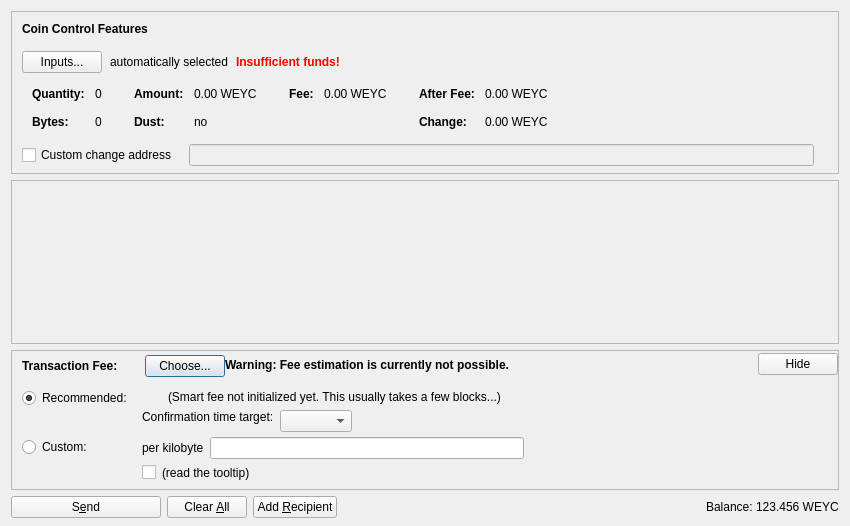
<?xml version="1.0" encoding="UTF-8"?>
<ui version="4.0">
 <class>SendCoinsDialog</class>
 <widget class="QDialog" name="SendCoinsDialog">
  <property name="geometry">
   <rect>
    <x>0</x>
    <y>0</y>
    <width>850</width>
    <height>526</height>
   </rect>
  </property>
  <property name="windowTitle">
   <string>Send Coins</string>
  </property>
  <layout class="QVBoxLayout" name="verticalLayout" stretch="0,1,0,0">
   <property name="bottomMargin">
    <number>8</number>
   </property>
   <item>
    <widget class="QFrame" name="frameCoinControl">
     <property name="sizePolicy">
      <sizepolicy hsizetype="Expanding" vsizetype="Expanding">
       <horstretch>0</horstretch>
       <verstretch>0</verstretch>
      </sizepolicy>
     </property>
     <property name="maximumSize">
      <size>
       <width>16777215</width>
       <height>16777215</height>
      </size>
     </property>
     <property name="frameShape">
      <enum>QFrame::StyledPanel</enum>
     </property>
     <property name="frameShadow">
      <enum>QFrame::Sunken</enum>
     </property>
     <layout class="QVBoxLayout" name="verticalLayoutCoinControl2">
      <property name="spacing">
       <number>0</number>
      </property>
      <property name="leftMargin">
       <number>0</number>
      </property>
      <property name="topMargin">
       <number>0</number>
      </property>
      <property name="rightMargin">
       <number>0</number>
      </property>
      <property name="bottomMargin">
       <number>6</number>
      </property>
      <item>
       <layout class="QVBoxLayout" name="verticalLayoutCoinControl" stretch="0,0,0,0,1">
        <property name="spacing">
         <number>0</number>
        </property>
        <property name="leftMargin">
         <number>10</number>
        </property>
        <property name="topMargin">
         <number>10</number>
        </property>
        <item>
         <layout class="QHBoxLayout" name="horizontalLayoutCoinControl1">
          <property name="bottomMargin">
           <number>15</number>
          </property>
          <item>
           <widget class="QLabel" name="labelCoinControlFeatures">
            <property name="sizePolicy">
             <sizepolicy hsizetype="Preferred" vsizetype="Maximum">
              <horstretch>0</horstretch>
              <verstretch>0</verstretch>
             </sizepolicy>
            </property>
            <property name="font">
             <font>
              <weight>75</weight>
              <bold>true</bold>
             </font>
            </property>
            <property name="styleSheet">
             <string notr="true">font-weight:bold;</string>
            </property>
            <property name="text">
             <string>Coin Control Features</string>
            </property>
           </widget>
          </item>
         </layout>
        </item>
        <item>
         <layout class="QHBoxLayout" name="horizontalLayoutCoinControl2" stretch="0,0,0,0">
          <property name="spacing">
           <number>8</number>
          </property>
          <property name="bottomMargin">
           <number>10</number>
          </property>
          <item>
           <widget class="QPushButton" name="pushButtonCoinControl">
            <property name="styleSheet">
             <string notr="true"/>
            </property>
            <property name="text">
             <string>Inputs...</string>
            </property>
            <property name="autoDefault">
             <bool>false</bool>
            </property>
           </widget>
          </item>
          <item>
           <widget class="QLabel" name="labelCoinControlAutomaticallySelected">
            <property name="text">
             <string>automatically selected</string>
            </property>
            <property name="margin">
             <number>5</number>
            </property>
           </widget>
          </item>
          <item>
           <widget class="QLabel" name="labelCoinControlInsuffFunds">
            <property name="font">
             <font>
              <weight>75</weight>
              <bold>true</bold>
             </font>
            </property>
            <property name="styleSheet">
             <string notr="true">color:red;font-weight:bold;</string>
            </property>
            <property name="text">
             <string>Insufficient funds!</string>
            </property>
            <property name="margin">
             <number>5</number>
            </property>
           </widget>
          </item>
          <item>
           <spacer name="horizontalSpacerCoinControl">
            <property name="orientation">
             <enum>Qt::Horizontal</enum>
            </property>
            <property name="sizeHint" stdset="0">
             <size>
              <width>40</width>
              <height>1</height>
             </size>
            </property>
           </spacer>
          </item>
         </layout>
        </item>
        <item>
         <widget class="QWidget" name="widgetCoinControl" native="true">
          <property name="sizePolicy">
           <sizepolicy hsizetype="Preferred" vsizetype="Preferred">
            <horstretch>0</horstretch>
            <verstretch>0</verstretch>
           </sizepolicy>
          </property>
          <property name="minimumSize">
           <size>
            <width>0</width>
            <height>0</height>
           </size>
          </property>
          <property name="styleSheet">
           <string notr="true"/>
          </property>
          <layout class="QHBoxLayout" name="horizontalLayoutCoinControl5">
           <property name="leftMargin">
            <number>0</number>
           </property>
           <property name="topMargin">
            <number>0</number>
           </property>
           <property name="rightMargin">
            <number>0</number>
           </property>
           <property name="bottomMargin">
            <number>0</number>
           </property>
           <item>
            <layout class="QHBoxLayout" name="horizontalLayoutCoinControl3" stretch="0,0,0,1">
             <property name="spacing">
              <number>20</number>
             </property>
             <property name="topMargin">
              <number>0</number>
             </property>
             <property name="bottomMargin">
              <number>10</number>
             </property>
             <item>
              <layout class="QFormLayout" name="formLayoutCoinControl1">
               <property name="horizontalSpacing">
                <number>10</number>
               </property>
               <property name="verticalSpacing">
                <number>14</number>
               </property>
               <property name="leftMargin">
                <number>10</number>
               </property>
               <property name="topMargin">
                <number>4</number>
               </property>
               <property name="rightMargin">
                <number>6</number>
               </property>
               <item row="0" column="0">
                <widget class="QLabel" name="labelCoinControlQuantityText">
                 <property name="font">
                  <font>
                   <weight>75</weight>
                   <bold>true</bold>
                  </font>
                 </property>
                 <property name="text">
                  <string>Quantity:</string>
                 </property>
                 <property name="margin">
                  <number>0</number>
                 </property>
                </widget>
               </item>
               <item row="0" column="1">
                <widget class="QLabel" name="labelCoinControlQuantity">
                 <property name="cursor">
                  <cursorShape>IBeamCursor</cursorShape>
                 </property>
                 <property name="contextMenuPolicy">
                  <enum>Qt::ActionsContextMenu</enum>
                 </property>
                 <property name="text">
                  <string notr="true">0</string>
                 </property>
                 <property name="margin">
                  <number>0</number>
                 </property>
                 <property name="textInteractionFlags">
                  <set>Qt::LinksAccessibleByMouse|Qt::TextSelectableByKeyboard|Qt::TextSelectableByMouse</set>
                 </property>
                </widget>
               </item>
               <item row="1" column="0">
                <widget class="QLabel" name="labelCoinControlBytesText">
                 <property name="font">
                  <font>
                   <weight>75</weight>
                   <bold>true</bold>
                  </font>
                 </property>
                 <property name="text">
                  <string>Bytes:</string>
                 </property>
                </widget>
               </item>
               <item row="1" column="1">
                <widget class="QLabel" name="labelCoinControlBytes">
                 <property name="cursor">
                  <cursorShape>IBeamCursor</cursorShape>
                 </property>
                 <property name="contextMenuPolicy">
                  <enum>Qt::ActionsContextMenu</enum>
                 </property>
                 <property name="text">
                  <string notr="true">0</string>
                 </property>
                 <property name="textInteractionFlags">
                  <set>Qt::LinksAccessibleByMouse|Qt::TextSelectableByKeyboard|Qt::TextSelectableByMouse</set>
                 </property>
                </widget>
               </item>
              </layout>
             </item>
             <item>
              <layout class="QFormLayout" name="formLayoutCoinControl2">
               <property name="horizontalSpacing">
                <number>10</number>
               </property>
               <property name="verticalSpacing">
                <number>14</number>
               </property>
               <property name="leftMargin">
                <number>6</number>
               </property>
               <property name="topMargin">
                <number>4</number>
               </property>
               <property name="rightMargin">
                <number>6</number>
               </property>
               <item row="0" column="0">
                <widget class="QLabel" name="labelCoinControlAmountText">
                 <property name="font">
                  <font>
                   <weight>75</weight>
                   <bold>true</bold>
                  </font>
                 </property>
                 <property name="text">
                  <string>Amount:</string>
                 </property>
                 <property name="margin">
                  <number>0</number>
                 </property>
                </widget>
               </item>
               <item row="0" column="1">
                <widget class="QLabel" name="labelCoinControlAmount">
                 <property name="cursor">
                  <cursorShape>IBeamCursor</cursorShape>
                 </property>
                 <property name="contextMenuPolicy">
                  <enum>Qt::ActionsContextMenu</enum>
                 </property>
                 <property name="text">
                  <string notr="true">0.00 WEYC</string>
                 </property>
                 <property name="textInteractionFlags">
                  <set>Qt::LinksAccessibleByMouse|Qt::TextSelectableByKeyboard|Qt::TextSelectableByMouse</set>
                 </property>
                </widget>
               </item>
               <item row="1" column="0">
                <widget class="QLabel" name="labelCoinControlLowOutputText">
                 <property name="font">
                  <font>
                   <weight>75</weight>
                   <bold>true</bold>
                  </font>
                 </property>
                 <property name="text">
                  <string>Dust:</string>
                 </property>
                </widget>
               </item>
               <item row="1" column="1">
                <widget class="QLabel" name="labelCoinControlLowOutput">
                 <property name="cursor">
                  <cursorShape>IBeamCursor</cursorShape>
                 </property>
                 <property name="contextMenuPolicy">
                  <enum>Qt::ActionsContextMenu</enum>
                 </property>
                 <property name="text">
                  <string notr="true">no</string>
                 </property>
                 <property name="textInteractionFlags">
                  <set>Qt::LinksAccessibleByMouse|Qt::TextSelectableByKeyboard|Qt::TextSelectableByMouse</set>
                 </property>
                </widget>
               </item>
              </layout>
             </item>
             <item>
              <layout class="QFormLayout" name="formLayoutCoinControl3">
               <property name="horizontalSpacing">
                <number>10</number>
               </property>
               <property name="verticalSpacing">
                <number>14</number>
               </property>
               <property name="leftMargin">
                <number>6</number>
               </property>
               <property name="topMargin">
                <number>4</number>
               </property>
               <property name="rightMargin">
                <number>6</number>
               </property>
               <item row="0" column="0">
                <widget class="QLabel" name="labelCoinControlFeeText">
                 <property name="font">
                  <font>
                   <weight>75</weight>
                   <bold>true</bold>
                  </font>
                 </property>
                 <property name="text">
                  <string>Fee:</string>
                 </property>
                 <property name="margin">
                  <number>0</number>
                 </property>
                </widget>
               </item>
               <item row="0" column="1">
                <widget class="QLabel" name="labelCoinControlFee">
                 <property name="cursor">
                  <cursorShape>IBeamCursor</cursorShape>
                 </property>
                 <property name="contextMenuPolicy">
                  <enum>Qt::ActionsContextMenu</enum>
                 </property>
                 <property name="text">
                  <string notr="true">0.00 WEYC</string>
                 </property>
                 <property name="textInteractionFlags">
                  <set>Qt::LinksAccessibleByMouse|Qt::TextSelectableByKeyboard|Qt::TextSelectableByMouse</set>
                 </property>
                </widget>
               </item>
              </layout>
             </item>
             <item>
              <layout class="QFormLayout" name="formLayoutCoinControl4">
               <property name="horizontalSpacing">
                <number>10</number>
               </property>
               <property name="verticalSpacing">
                <number>14</number>
               </property>
               <property name="leftMargin">
                <number>6</number>
               </property>
               <property name="topMargin">
                <number>4</number>
               </property>
               <property name="rightMargin">
                <number>6</number>
               </property>
               <item row="0" column="0">
                <widget class="QLabel" name="labelCoinControlAfterFeeText">
                 <property name="font">
                  <font>
                   <weight>75</weight>
                   <bold>true</bold>
                  </font>
                 </property>
                 <property name="text">
                  <string>After Fee:</string>
                 </property>
                 <property name="margin">
                  <number>0</number>
                 </property>
                </widget>
               </item>
               <item row="0" column="1">
                <widget class="QLabel" name="labelCoinControlAfterFee">
                 <property name="cursor">
                  <cursorShape>IBeamCursor</cursorShape>
                 </property>
                 <property name="contextMenuPolicy">
                  <enum>Qt::ActionsContextMenu</enum>
                 </property>
                 <property name="text">
                  <string notr="true">0.00 WEYC</string>
                 </property>
                 <property name="textInteractionFlags">
                  <set>Qt::LinksAccessibleByMouse|Qt::TextSelectableByKeyboard|Qt::TextSelectableByMouse</set>
                 </property>
                </widget>
               </item>
               <item row="1" column="0">
                <widget class="QLabel" name="labelCoinControlChangeText">
                 <property name="font">
                  <font>
                   <weight>75</weight>
                   <bold>true</bold>
                  </font>
                 </property>
                 <property name="text">
                  <string>Change:</string>
                 </property>
                </widget>
               </item>
               <item row="1" column="1">
                <widget class="QLabel" name="labelCoinControlChange">
                 <property name="cursor">
                  <cursorShape>IBeamCursor</cursorShape>
                 </property>
                 <property name="contextMenuPolicy">
                  <enum>Qt::ActionsContextMenu</enum>
                 </property>
                 <property name="text">
                  <string notr="true">0.00 WEYC</string>
                 </property>
                 <property name="textInteractionFlags">
                  <set>Qt::LinksAccessibleByMouse|Qt::TextSelectableByKeyboard|Qt::TextSelectableByMouse</set>
                 </property>
                </widget>
               </item>
              </layout>
             </item>
            </layout>
           </item>
          </layout>
         </widget>
        </item>
        <item>
         <layout class="QHBoxLayout" name="horizontalLayoutCoinControl4" stretch="0,0,0">
          <property name="spacing">
           <number>12</number>
          </property>
          <property name="sizeConstraint">
           <enum>QLayout::SetDefaultConstraint</enum>
          </property>
          <property name="topMargin">
           <number>5</number>
          </property>
          <property name="rightMargin">
           <number>5</number>
          </property>
          <item>
           <widget class="QCheckBox" name="checkBoxCoinControlChange">
            <property name="toolTip">
             <string>If this is activated, but the change address is empty or invalid, change will be sent to a newly generated address.</string>
            </property>
            <property name="text">
             <string>Custom change address</string>
            </property>
           </widget>
          </item>
          <item>
           <widget class="QValidatedLineEdit" name="lineEditCoinControlChange">
            <property name="enabled">
             <bool>false</bool>
            </property>
            <property name="sizePolicy">
             <sizepolicy hsizetype="Expanding" vsizetype="Fixed">
              <horstretch>0</horstretch>
              <verstretch>0</verstretch>
             </sizepolicy>
            </property>
           </widget>
          </item>
          <item>
           <widget class="QLabel" name="labelCoinControlChangeLabel">
            <property name="sizePolicy">
             <sizepolicy hsizetype="Preferred" vsizetype="Expanding">
              <horstretch>0</horstretch>
              <verstretch>0</verstretch>
             </sizepolicy>
            </property>
            <property name="minimumSize">
             <size>
              <width>0</width>
              <height>0</height>
             </size>
            </property>
            <property name="text">
             <string/>
            </property>
            <property name="margin">
             <number>3</number>
            </property>
           </widget>
          </item>
         </layout>
        </item>
        <item>
         <spacer name="verticalSpacerCoinControl">
          <property name="orientation">
           <enum>Qt::Vertical</enum>
          </property>
          <property name="sizeHint" stdset="0">
           <size>
            <width>800</width>
            <height>1</height>
           </size>
          </property>
         </spacer>
        </item>
       </layout>
      </item>
     </layout>
    </widget>
   </item>
   <item>
    <widget class="QScrollArea" name="scrollArea">
     <property name="widgetResizable">
      <bool>true</bool>
     </property>
     <widget class="QWidget" name="scrollAreaWidgetContents">
      <property name="geometry">
       <rect>
        <x>0</x>
        <y>0</y>
        <width>830</width>
        <height>104</height>
       </rect>
      </property>
      <layout class="QVBoxLayout" name="verticalLayout_2" stretch="0,1">
       <property name="leftMargin">
        <number>0</number>
       </property>
       <property name="topMargin">
        <number>0</number>
       </property>
       <property name="rightMargin">
        <number>0</number>
       </property>
       <property name="bottomMargin">
        <number>0</number>
       </property>
       <item>
        <layout class="QVBoxLayout" name="entries">
         <property name="spacing">
          <number>6</number>
         </property>
        </layout>
       </item>
       <item>
        <spacer name="verticalSpacer">
         <property name="orientation">
          <enum>Qt::Vertical</enum>
         </property>
         <property name="sizeHint" stdset="0">
          <size>
           <width>20</width>
           <height>40</height>
          </size>
         </property>
        </spacer>
       </item>
      </layout>
     </widget>
    </widget>
   </item>
   <item>
    <widget class="QFrame" name="frameFee">
     <property name="sizePolicy">
      <sizepolicy hsizetype="Expanding" vsizetype="Expanding">
       <horstretch>0</horstretch>
       <verstretch>0</verstretch>
      </sizepolicy>
     </property>
     <property name="maximumSize">
      <size>
       <width>16777215</width>
       <height>16777215</height>
      </size>
     </property>
     <property name="frameShape">
      <enum>QFrame::StyledPanel</enum>
     </property>
     <property name="frameShadow">
      <enum>QFrame::Sunken</enum>
     </property>
     <layout class="QVBoxLayout" name="verticalLayoutFee1">
      <property name="spacing">
       <number>0</number>
      </property>
      <property name="leftMargin">
       <number>0</number>
      </property>
      <property name="topMargin">
       <number>0</number>
      </property>
      <property name="rightMargin">
       <number>0</number>
      </property>
      <property name="bottomMargin">
       <number>0</number>
      </property>
      <item>
       <layout class="QVBoxLayout" name="verticalLayoutFee2" stretch="0,0,0">
        <property name="spacing">
         <number>0</number>
        </property>
        <property name="leftMargin">
         <number>10</number>
        </property>
        <property name="topMargin">
         <number>0</number>
        </property>
        <item>
         <layout class="QHBoxLayout" name="horizontalLayoutFee1">
          <property name="bottomMargin">
           <number>0</number>
          </property>
          <item>
           <layout class="QVBoxLayout" name="verticalLayoutFee7">
            <property name="spacing">
             <number>0</number>
            </property>
            <item>
             <spacer name="verticalSpacerSmartFee">
              <property name="orientation">
               <enum>Qt::Vertical</enum>
              </property>
              <property name="sizeType">
               <enum>QSizePolicy::Fixed</enum>
              </property>
              <property name="sizeHint" stdset="0">
               <size>
                <width>1</width>
                <height>4</height>
               </size>
              </property>
             </spacer>
            </item>
            <item>
             <layout class="QHBoxLayout" name="horizontalLayoutSmartFee">
              <property name="spacing">
               <number>10</number>
              </property>
              <item>
               <widget class="QLabel" name="labelFeeHeadline">
                <property name="sizePolicy">
                 <sizepolicy hsizetype="Preferred" vsizetype="Maximum">
                  <horstretch>0</horstretch>
                  <verstretch>0</verstretch>
                 </sizepolicy>
                </property>
                <property name="font">
                 <font>
                  <weight>75</weight>
                  <bold>true</bold>
                 </font>
                </property>
                <property name="styleSheet">
                 <string notr="true">font-weight:bold;</string>
                </property>
                <property name="text">
                 <string>Transaction Fee:</string>
                </property>
               </widget>
              </item>
              <item>
               <widget class="QLabel" name="labelFeeMinimized">
                <property name="text">
                 <string/>
                </property>
               </widget>
              </item>
              <item>
               <widget class="QPushButton" name="buttonChooseFee">
                <property name="text">
                 <string>Choose...</string>
                </property>
               </widget>
              </item>
             </layout>
            </item>
            <item>
             <spacer name="verticalSpacer_5">
              <property name="orientation">
               <enum>Qt::Vertical</enum>
              </property>
              <property name="sizeHint" stdset="0">
               <size>
                <width>1</width>
                <height>1</height>
               </size>
              </property>
             </spacer>
            </item>
           </layout>
          </item>
          <item>
           <widget class="QLabel" name="fallbackFeeWarningLabel">
            <property name="toolTip">
             <string>Using the fallbackfee can result in sending a transaction that will take several hours or days (or never) to confirm. Consider choosing your fee manually or wait until you have validated the complete chain.</string>
            </property>
            <property name="font">
            <font>
                <weight>75</weight>
                <bold>true</bold>
            </font>
            </property>
            <property name="text">
             <string>Warning: Fee estimation is currently not possible.</string>
            </property>
            <property name="wordWrap">
             <bool>false</bool>
            </property>
           </widget>
          </item>
          <item>
           <spacer name="horizontalSpacer_4">
            <property name="orientation">
             <enum>Qt::Horizontal</enum>
            </property>
            <property name="sizeType">
             <enum>QSizePolicy::MinimumExpanding</enum>
            </property>
            <property name="sizeHint" stdset="0">
             <size>
              <width>40</width>
              <height>20</height>
             </size>
            </property>
           </spacer>
          </item>
          <item>
           <widget class="QPushButton" name="buttonMinimizeFee">
            <property name="toolTip">
             <string>collapse fee-settings</string>
            </property>
            <property name="text">
             <string>Hide</string>
            </property>
           </widget>
          </item>
         </layout>
        </item>
        <item>
         <widget class="QFrame" name="frameFeeSelection">
          <layout class="QVBoxLayout" name="verticalLayoutFee12">
           <property name="spacing">
            <number>0</number>
           </property>
           <property name="leftMargin">
            <number>0</number>
           </property>
           <property name="topMargin">
            <number>0</number>
           </property>
           <property name="rightMargin">
            <number>0</number>
           </property>
           <property name="bottomMargin">
            <number>0</number>
           </property>
           <item>
            <layout class="QGridLayout" name="gridLayoutFee">
             <property name="topMargin">
              <number>10</number>
             </property>
             <property name="bottomMargin">
              <number>4</number>
             </property>
             <property name="horizontalSpacing">
              <number>10</number>
             </property>
             <property name="verticalSpacing">
              <number>4</number>
             </property>
             <item row="1" column="1">
              <layout class="QVBoxLayout" name="verticalLayoutFee8">
               <property name="spacing">
                <number>6</number>
               </property>
               <item>
                <layout class="QHBoxLayout" name="horizontalLayoutFee13">
                 <item>
                  <widget class="QLabel" name="labelCustomPerKilobyte">
                   <property name="toolTip">
                    <string>Specify a custom fee per kB (1,000 bytes) of the transaction's virtual size.

Note:  Since the fee is calculated on a per-byte basis, a fee of "100 satoshis per kB" for a transaction size of 500 bytes (half of 1 kB) would ultimately yield a fee of only 50 satoshis.</string>
                   </property>
                   <property name="text">
                    <string>per kilobyte</string>
                   </property>
                  </widget>
                 </item>
                 <item>
                  <widget class="BitcoinAmountField" name="customFee"/>
                 </item>
                 <item>
                  <spacer name="horizontalSpacer_6">
                   <property name="orientation">
                    <enum>Qt::Horizontal</enum>
                   </property>
                   <property name="sizeHint" stdset="0">
                    <size>
                     <width>1</width>
                     <height>1</height>
                    </size>
                   </property>
                  </spacer>
                 </item>
                </layout>
               </item>
               <item>
                <layout class="QHBoxLayout" name="horizontalLayoutFee8">
                 <item>
                  <widget class="QCheckBox" name="checkBoxMinimumFee">
                   <property name="toolTip">
                    <string>Paying only the minimum fee is just fine as long as there is less transaction volume than space in the blocks. But be aware that this can end up in a never confirming transaction once there is more demand for monacoin transactions than the network can process.</string>
                   </property>
                   <property name="text">
                    <string/>
                   </property>
                  </widget>
                 </item>
                 <item>
                  <widget class="QLabel" name="labelMinFeeWarning">
                   <property name="enabled">
                    <bool>true</bool>
                   </property>
                   <property name="toolTip">
                    <string>Paying only the minimum fee is just fine as long as there is less transaction volume than space in the blocks. But be aware that this can end up in a never confirming transaction once there is more demand for monacoin transactions than the network can process.</string>
                   </property>
                   <property name="text">
                    <string>(read the tooltip)</string>
                   </property>
                   <property name="margin">
                    <number>5</number>
                   </property>
                  </widget>
                 </item>
                 <item>
                  <spacer name="horizontalSpacer_2">
                   <property name="orientation">
                    <enum>Qt::Horizontal</enum>
                   </property>
                   <property name="sizeHint" stdset="0">
                    <size>
                     <width>1</width>
                     <height>1</height>
                    </size>
                   </property>
                  </spacer>
                 </item>
                </layout>
               </item>
              </layout>
             </item>
             <item row="0" column="0">
              <layout class="QVBoxLayout" name="verticalLayoutFee4" stretch="0,1">
               <item>
                <widget class="QRadioButton" name="radioSmartFee">
                 <property name="text">
                  <string>Recommended:</string>
                 </property>
                 <property name="checked">
                  <bool>true</bool>
                 </property>
                 <attribute name="buttonGroup">
                  <string notr="true">groupFee</string>
                 </attribute>
                </widget>
               </item>
               <item>
                <spacer name="verticalSpacer_2">
                 <property name="orientation">
                  <enum>Qt::Vertical</enum>
                 </property>
                 <property name="sizeHint" stdset="0">
                  <size>
                   <width>1</width>
                   <height>1</height>
                  </size>
                 </property>
                </spacer>
               </item>
              </layout>
             </item>
             <item row="1" column="0">
              <layout class="QVBoxLayout" name="verticalLayoutFee9" stretch="0,1">
               <item>
                <widget class="QRadioButton" name="radioCustomFee">
                 <property name="text">
                  <string>Custom:</string>
                 </property>
                 <attribute name="buttonGroup">
                  <string notr="true">groupFee</string>
                 </attribute>
                </widget>
               </item>
               <item>
                <spacer name="verticalSpacer_6">
                 <property name="orientation">
                  <enum>Qt::Vertical</enum>
                 </property>
                 <property name="sizeHint" stdset="0">
                  <size>
                   <width>1</width>
                   <height>1</height>
                  </size>
                 </property>
                </spacer>
               </item>
              </layout>
             </item>
             <item row="0" column="1">
              <layout class="QVBoxLayout" name="verticalLayoutFee3" stretch="0,0,1">
               <property name="spacing">
                <number>6</number>
               </property>
               <property name="topMargin">
                <number>2</number>
               </property>
               <item>
                <layout class="QHBoxLayout" name="horizontalLayoutFee12">
                 <item>
                  <widget class="QLabel" name="labelSmartFee">
                   <property name="text">
                    <string/>
                   </property>
                   <property name="margin">
                    <number>2</number>
                   </property>
                  </widget>
                 </item>
                 <item>
                  <widget class="QLabel" name="labelFeeEstimation">
                   <property name="text">
                    <string/>
                   </property>
                  </widget>
                 </item>
                 <item>
                  <widget class="QLabel" name="labelSmartFee2">
                   <property name="text">
                    <string>(Smart fee not initialized yet. This usually takes a few blocks...)</string>
                   </property>
                   <property name="margin">
                    <number>2</number>
                   </property>
                  </widget>
                 </item>
                 <item>
                  <spacer name="horizontalSpacer_5">
                   <property name="orientation">
                    <enum>Qt::Horizontal</enum>
                   </property>
                   <property name="sizeHint" stdset="0">
                    <size>
                     <width>1</width>
                     <height>1</height>
                    </size>
                   </property>
                  </spacer>
                 </item>
                </layout>
               </item>
               <item>
                <layout class="QHBoxLayout" name="horizontalLayoutFee9">
                 <item>
                  <layout class="QVBoxLayout" name="verticalLayoutFee6">
                   <item>
                    <widget class="QLabel" name="labelSmartFee3">
                     <property name="text">
                      <string>Confirmation time target:</string>
                     </property>
                     <property name="margin">
                      <number>2</number>
                     </property>
                    </widget>
                   </item>
                   <item>
                    <spacer name="verticalSpacer_3">
                     <property name="orientation">
                      <enum>Qt::Vertical</enum>
                     </property>
                     <property name="sizeHint" stdset="0">
                      <size>
                       <width>1</width>
                       <height>1</height>
                      </size>
                     </property>
                    </spacer>
                   </item>
                  </layout>
                 </item>
                 <item>
                  <layout class="QVBoxLayout" name="verticalLayoutFee5">
                   <property name="rightMargin">
                    <number>30</number>
                   </property>
                   <item>
                    <layout class="QHBoxLayout" name="horizontalLayoutConfTarget">
                     <property name="bottomMargin">
                      <number>0</number>
                     </property>
                     <item>
                      <widget class="QComboBox" name="confTargetSelector"/>
                     </item>
                     <item>
                      <spacer name="horizontalSpacerConfTarget">
                       <property name="orientation">
                        <enum>Qt::Horizontal</enum>
                       </property>
                       <property name="sizeHint" stdset="0">
                        <size>
                         <width>40</width>
                         <height>20</height>
                        </size>
                       </property>
                      </spacer>
                     </item>
                    </layout>
                   </item>
                  </layout>
                 </item>
                </layout>
               </item>
               <item>
                <spacer name="verticalSpacer_4">
                 <property name="orientation">
                  <enum>Qt::Vertical</enum>
                 </property>
                 <property name="sizeHint" stdset="0">
                  <size>
                   <width>1</width>
                   <height>1</height>
                  </size>
                 </property>
                </spacer>
               </item>
              </layout>
             </item>
            </layout>
           </item>
          </layout>
         </widget>
        </item>
        <item>
         <spacer name="verticalSpacerFee">
          <property name="orientation">
           <enum>Qt::Vertical</enum>
          </property>
          <property name="sizeHint" stdset="0">
           <size>
            <width>40</width>
            <height>5</height>
           </size>
          </property>
         </spacer>
        </item>
       </layout>
      </item>
     </layout>
    </widget>
   </item>
   <item>
    <layout class="QHBoxLayout" name="horizontalLayout">
     <item>
      <widget class="QPushButton" name="sendButton">
       <property name="minimumSize">
        <size>
         <width>150</width>
         <height>0</height>
        </size>
       </property>
       <property name="toolTip">
        <string>Confirm the send action</string>
       </property>
       <property name="text">
        <string>S&amp;end</string>
       </property>
       <property name="icon">
        <iconset resource="../bitcoin.qrc">
         <normaloff>:/icons/send</normaloff>:/icons/send</iconset>
       </property>
       <property name="autoDefault">
        <bool>false</bool>
       </property>
       <property name="default">
        <bool>false</bool>
       </property>
      </widget>
     </item>
     <item>
      <widget class="QPushButton" name="clearButton">
       <property name="sizePolicy">
        <sizepolicy hsizetype="Minimum" vsizetype="Fixed">
         <horstretch>0</horstretch>
         <verstretch>0</verstretch>
        </sizepolicy>
       </property>
       <property name="toolTip">
        <string>Clear all fields of the form.</string>
       </property>
       <property name="text">
        <string>Clear &amp;All</string>
       </property>
       <property name="icon">
        <iconset resource="../bitcoin.qrc">
         <normaloff>:/icons/remove</normaloff>:/icons/remove</iconset>
       </property>
       <property name="autoDefault">
        <bool>false</bool>
       </property>
      </widget>
     </item>
     <item>
      <widget class="QPushButton" name="addButton">
       <property name="toolTip">
        <string>Send to multiple recipients at once</string>
       </property>
       <property name="text">
        <string>Add &amp;Recipient</string>
       </property>
       <property name="icon">
        <iconset resource="../bitcoin.qrc">
         <normaloff>:/icons/add</normaloff>:/icons/add</iconset>
       </property>
       <property name="autoDefault">
        <bool>false</bool>
       </property>
      </widget>
     </item>
     <item>
      <spacer name="horizontalSpacer">
       <property name="orientation">
        <enum>Qt::Horizontal</enum>
       </property>
       <property name="sizeHint" stdset="0">
        <size>
         <width>40</width>
         <height>20</height>
        </size>
       </property>
      </spacer>
     </item>
     <item>
      <layout class="QHBoxLayout" name="horizontalLayout_2">
       <property name="spacing">
        <number>3</number>
       </property>
       <item>
        <widget class="QLabel" name="label">
         <property name="sizePolicy">
          <sizepolicy hsizetype="Preferred" vsizetype="Fixed">
           <horstretch>0</horstretch>
           <verstretch>0</verstretch>
          </sizepolicy>
         </property>
         <property name="text">
          <string>Balance:</string>
         </property>
        </widget>
       </item>
       <item>
        <widget class="QLabel" name="labelBalance">
         <property name="sizePolicy">
          <sizepolicy hsizetype="Preferred" vsizetype="Fixed">
           <horstretch>0</horstretch>
           <verstretch>0</verstretch>
          </sizepolicy>
         </property>
         <property name="cursor">
          <cursorShape>IBeamCursor</cursorShape>
         </property>
         <property name="text">
          <string notr="true">123.456 WEYC</string>
         </property>
         <property name="textInteractionFlags">
          <set>Qt::LinksAccessibleByMouse|Qt::TextSelectableByKeyboard|Qt::TextSelectableByMouse</set>
         </property>
        </widget>
       </item>
      </layout>
     </item>
    </layout>
   </item>
  </layout>
 </widget>
 <customwidgets>
  <customwidget>
   <class>QValidatedLineEdit</class>
   <extends>QLineEdit</extends>
   <header>qt/qvalidatedlineedit.h</header>
  </customwidget>
  <customwidget>
   <class>BitcoinAmountField</class>
   <extends>QLineEdit</extends>
   <header>qt/bitcoinamountfield.h</header>
   <container>1</container>
  </customwidget>
 </customwidgets>
 <resources>
  <include location="../bitcoin.qrc"/>
 </resources>
 <connections/>
 <buttongroups>
  <buttongroup name="groupFee"/>
 </buttongroups>
</ui>
